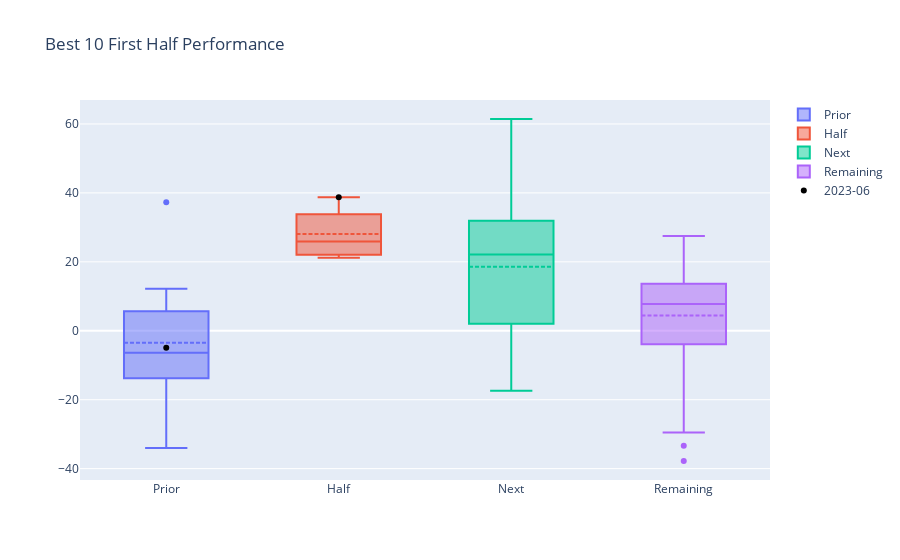

The code cell stored with this chart in its notebook:
### Code cell
fig=go.Figure()
for col in halves_use.columns:
    fig.add_trace(go.Box(name=col,y=halves_use[col].dropna()*100,boxmean=True))
fig.add_trace(go.Box(name='Remaining',y=halves_rest['Close']*100,boxmean=True))
fig.add_trace(go.Scatter(name='2023-06',marker=dict(color='black'),mode='markers',x=halves_use.columns,y=halves_use.loc['2023-06'].values[0]*100))
fig.update_layout(title='Best 10 First Half Performance'.title())
fig.show()

### Figure 1 — Plotly figure (JSON) as saved in the notebook; plotly's stock layout.template omitted (floating-point values rounded to 4 significant figures)
{"data": [{"boxmean": true, "name": "Prior", "type": "box", "y": [-10.1, -34.05, -6.376, 37.29, -15.91, 12.2, -13.04, 3.503, -4.902]}, {"boxmean": true, "name": "Half", "type": "box", "y": [21.19, 21.92, 22.08, 22.92, 25.1, 26.76, 33.09, 33.83, 34.97, 38.75]}, {"boxmean": true, "name": "Next", "type": "box", "y": [13.84, 25.93, 22.15, -13.04, 61.44, 30.16, 7.1, -17.43, 37.29]}, {"boxmean": true, "name": "Remaining", "type": "box", "y": [20.98, -6.145, 15.32, 9.409, 6.534, -8.954, 19.57, 1.649, 8.783, -9.536, 17.54, 21.27, 16.55, 1.509, -37.78, -21.84, -13.83, -33.33, 3.319, 6.889, -7.871, 10.16, -4.253, 11.53, 10.09, 7.798, -11.89, -6.513, 27.53, 4.834, -2.032, 14.83, 1.728, 9.345, 23.45, 7.168, 10.05, 3.788, 4.469, -3.822, 10.09, 16.11, 13.27, 10.07, 16.3, 26.89, 12.93, 12.13, -29.51]}, {"marker": {"color": "black"}, "mode": "markers", "name": "2023-06", "type": "scatter", "x": ["Prior", "Half", "Next"], "y": [-4.902, 38.75, null]}], "layout": {"title": {"text": "Best 10 First Half Performance"}}}
